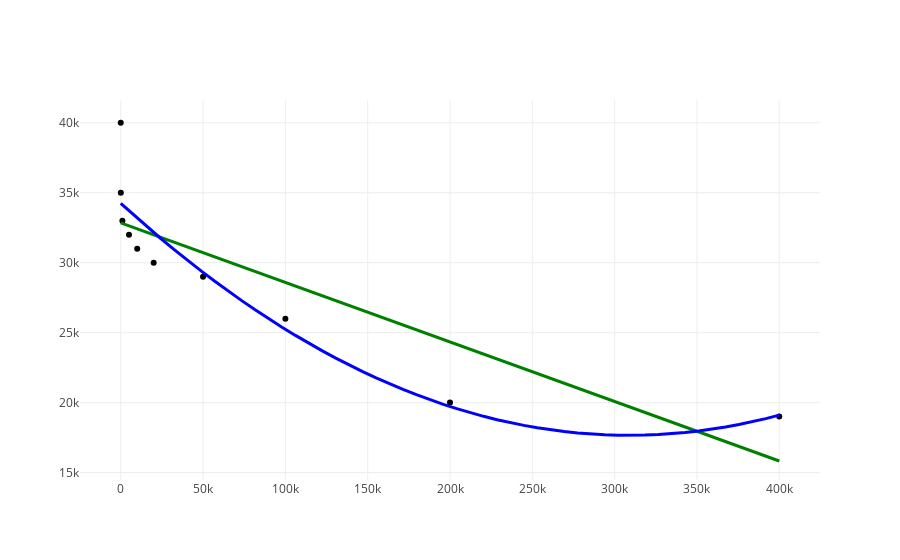

The cell this chart's notebook holds for it:
### Markdown cell above
Iscrtajmo pronađenu krivu:

### Code cell
polynomial = np.poly1d([m_2, m_1, m_0])

x_new = np.linspace(min(car_mileages), max(car_mileages), 50)
y_new = polynomial(x_new)

regression_curve = go.Scatter(
    x=x_new,
    y=y_new,
    mode='lines',
    line=dict(color='blue', width=3),
    name='Regression curve')

figure = go.Figure(data=[plot_data,
                         calculus_linear_regression_line,
                         regression_curve],
                   layout=layout)

ply.iplot(figure)

### Figure 1 — Plotly figure (JSON) as saved in the notebook; plotly's stock layout.template omitted (floating-point values rounded to 4 significant figures)
{"data": [{"marker": {"color": "black"}, "mode": "markers", "name": "Training point", "type": "scatter", "uid": "175198de-73de-45f3-8b61-26b1eddf4b27", "x": [10000, 400000, 5000, 0, 1000, 100000, 50000, 50, 20000, 200000], "y": [31000, 19000, 32000, 40000, 33000, 26000, 29000, 35000, 30000, 20000]}, {"line": {"color": "green", "width": 3}, "mode": "lines", "name": "Regression line", "type": "scatter", "uid": "9fba6c24-6a5c-4bbe-b72f-c84cf5d449e5", "x": [10000, 400000, 5000, 0, 1000, 100000, 50000, 50, 20000, 200000], "y": [32420.0, 15830.0, 32630.0, 32840.0, 32800.0, 28590.0, 30720.0, 32840.0, 31990.0, 24340.0]}, {"line": {"color": "blue", "width": 3}, "mode": "lines", "name": "Regression curve", "type": "scatter", "uid": "c8bf03cc-0a4a-497d-9d77-f9029c201fa2", "x": [0, 8163.0, 16330.0, 24490.0, 32650.0, 40820.0, 48980.0, 57140.0, 65310.0, 73470.0, 81630.0, 89800.0, 97960.0, 106100.0, 114300.0, 122400.0, 130600.0, 138800.0, 146900.0, 155100.0, 163300.0, 171400.0, 179600.0, 187800.0, 195900.0, 204100.0, 212200.0, 220400.0, 228600.0, 236700.0, 244900.0, 253100.0, 261200.0, 269400.0, 277600.0, 285700.0, 293900.0, 302000.0, 310200.0, 318400.0, 326500.0, 334700.0, 342900.0, 351000.0, 359200.0, 367300.0, 375500.0, 383700.0, 391800.0, 400000], "y": [34230.0, 33370.0, 32530.0, 31710.0, 30920.0, 30140.0, 29390.0, 28670.0, 27970.0, 27290.0, 26630.0, 26000.0, 25390.0, 24800.0, 24240.0, 23700.0, 23180.0, 22690.0, 22220.0, 21770.0, 21340.0, 20940.0, 20560.0, 20210.0, 19880.0, 19570.0, 19280.0, 19020.0, 18780.0, 18570.0, 18370.0, 18200.0, 18060.0, 17930.0, 17830.0, 17750.0, 17700.0, 17670.0, 17660.0, 17680.0, 17720.0, 17780.0, 17860.0, 17970.0, 18100.0, 18260.0, 18430.0, 18630.0, 18860.0, 19110.0]}], "layout": {"hovermode": "closest", "showlegend": false, "xaxis": {"showticklabels": true, "ticks": "", "zeroline": false}, "yaxis": {"showticklabels": true, "ticks": "", "zeroline": false}}}
